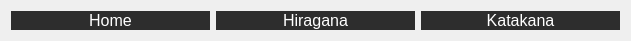
   <widget class="QWidget" name="horizontalLayoutWidget">
    <property name="geometry">
     <rect>
      <x>-1</x>
      <y>-1</y>
      <width>631</width>
      <height>31</height>
     </rect>
    </property>
    <layout class="QHBoxLayout" name="horizontalLayout">
     <item>
      <widget class="QPushButton" name="homeButton">
       <property name="enabled">
        <bool>true</bool>
       </property>
       <property name="sizePolicy">
        <sizepolicy hsizetype="Minimum" vsizetype="Expanding">
         <horstretch>0</horstretch>
         <verstretch>0</verstretch>
        </sizepolicy>
       </property>
       <property name="font">
        <font>
         <pointsize>12</pointsize>
        </font>
       </property>
       <property name="cursor">
        <cursorShape>PointingHandCursor</cursorShape>
       </property>
       <property name="whatsThis">
        <string>&lt;html&gt;&lt;head/&gt;&lt;body&gt;&lt;p&gt;&lt;br/&gt;&lt;/p&gt;&lt;/body&gt;&lt;/html&gt;</string>
       </property>
       <property name="styleSheet">
        <string notr="true">QPushButton#homeButton {background-color: rgb(45,45,45); color: white; border-style: none; }
        QPushButton#homeButton:hover {background-color: rgb(70,70,70)}</string>
       </property>
       <property name="text">
        <string>Home</string>
       </property>
      </widget>
     </item>
     <item>
      <widget class="QPushButton" name="hiraganaButton">
       <property name="enabled">
        <bool>true</bool>
       </property>
       <property name="sizePolicy">
        <sizepolicy hsizetype="Minimum" vsizetype="Expanding">
         <horstretch>0</horstretch>
         <verstretch>0</verstretch>
        </sizepolicy>
       </property>
       <property name="font">
        <font>
         <pointsize>12</pointsize>
        </font>
       </property>
       <property name="cursor">
        <cursorShape>PointingHandCursor</cursorShape>
       </property>
       <property name="styleSheet">
        <string notr="true">QPushButton#hiraganaButton {background-color: rgb(45,45,45); color: white; border-style: none; }
        QPushButton#hiraganaButton:hover {background-color: rgb(70,70,70)}</string>
       </property>
       <property name="text">
        <string>Hiragana</string>
       </property>
      </widget>
     </item>
     <item>
      <widget class="QPushButton" name="katakanaButton">
       <property name="enabled">
        <bool>true</bool>
       </property>
       <property name="sizePolicy">
        <sizepolicy hsizetype="Minimum" vsizetype="Expanding">
         <horstretch>0</horstretch>
         <verstretch>0</verstretch>
        </sizepolicy>
       </property>
       <property name="font">
        <font>
         <pointsize>12</pointsize>
        </font>
       </property>
       <property name="cursor">
        <cursorShape>PointingHandCursor</cursorShape>
       </property>
       <property name="styleSheet">
        <string notr="true">QPushButton#katakanaButton {background-color: rgb(45,45,45); color: white; border-style: none; }
        QPushButton#katakanaButton:hover {background-color: rgb(70,70,70)}</string>
       </property>
       <property name="text">
        <string>Katakana</string>
       </property>
      </widget>
     </item>
    </layout>
    <zorder>katakanaButton</zorder>
    <zorder>homeButton</zorder>
    <zorder>hiraganaButton</zorder>
   </widget>
